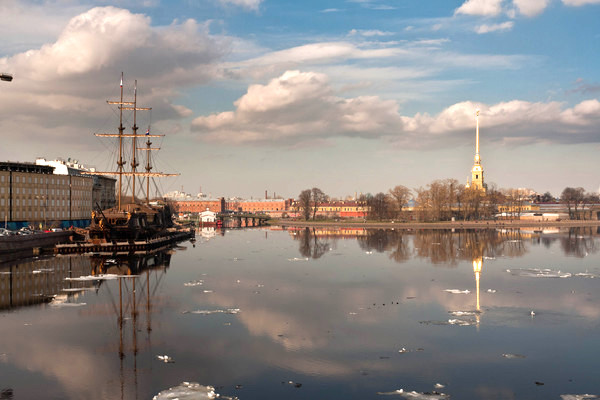
#> input picture Resources/boat/boat1.jpg, 600 x 400 px; its folder holds 4 pictures in this run
$ python 'Creating Panoramas.py'
#> lines starting #> are read from the running program, lines starting #| are printed output that depends on the picture
import os
import cv2 as cv
import glob
import numpy as np
import math
import matplotlib.pyplot as plt

# Read Images

imageFiles = glob.glob(f"OpenCv/Resources/boat/*")
imageFiles.sort()

images = []
for filename in imageFiles:
    img = cv.imread(filename)
#> img is the input picture: shape (400, 600, 3); mean B, G, R 134.6, 137.8, 144.1
    img = cv.cvtColor(img, cv.COLOR_BGR2RGB)
    images.append(img)

num_images = len(images)

# Display Images
plt.figure(figsize=[30, 10])
num_cols = 3
num_rows = math.ceil(num_images / num_cols)
for i in range(0, num_images):
    plt.subplot(num_rows, num_cols, i+1)
    plt.axis('off')
    plt.imshow(images[i])

# Stitch Images
stiticher = cv.Stitcher_create()
status, result = stiticher.stitch(images)
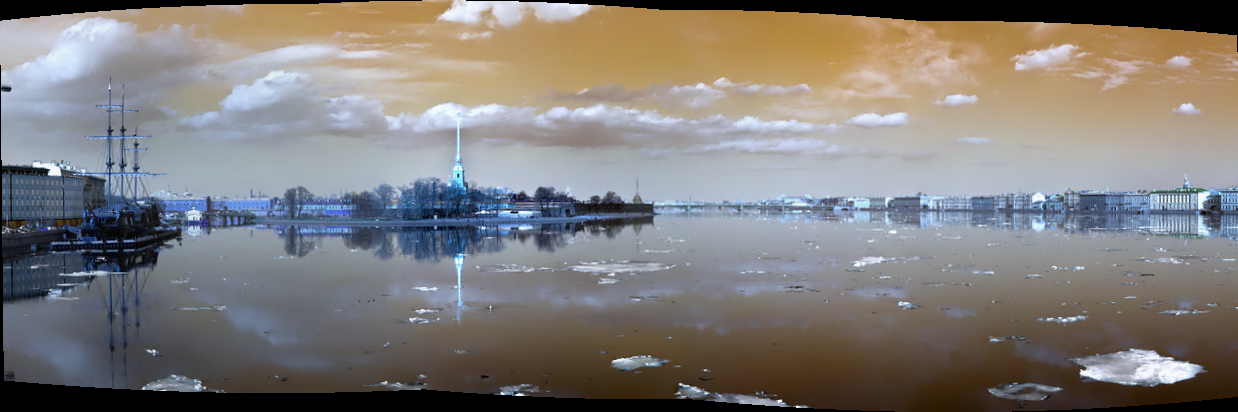
#> result: shape (412, 1238, 3); mean of channels 0, 1, 2 122.2, 124.6, 128.2; drawn as B, G, R

if status == 0:
    plt.figure(figsize=[30, 10])
    plt.imshow(result)

plt.show()
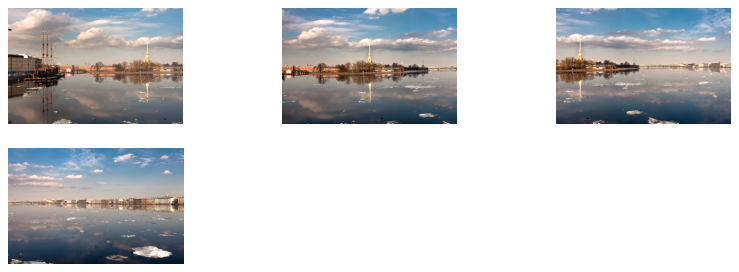
#> figure drawn by matplotlib, 4 panels
